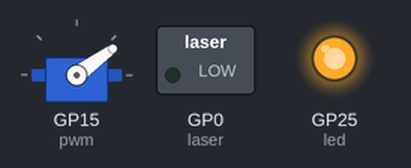
A program run on a simulated Raspberry Pi Pico running MicroPython. Shown: servo, switched loads named in the program (green lamp = pin HIGH), output pins drawn as LEDs (lit = HIGH). Servo angles are drawn from the pulse width (0.5 ms = 0°, 2.5 ms = 180°).

Above: at 0.05 s.
At 2.05 s:
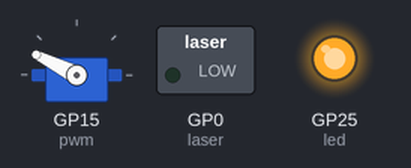
At 3.95 s:
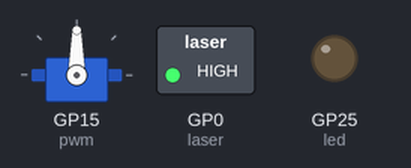
Timing chart, 0 to 5.2 s (numbered marks = the images above):
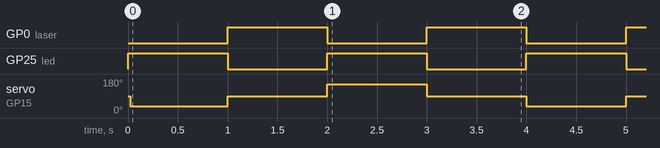

Measured:
- by itself, GP0 (laser), GP25 (led): alternates HIGH for 1.0 s and LOW for 1.0 s
- by itself, servo on GP15 (pwm): repeats every 4.0 s: 90° 1.0 s, 153° 1.0 s, 90° 1.0 s, 36° 1.0 s

The program:

laserledservo.py
```python
from machine import Pin, PWM
import utime
led = Pin(25, Pin.OUT)
laser = Pin(0, Pin.OUT)
pwm = PWM(Pin(15))
pwm.freq(50)
led.value(0)
laser.value(0)

MID = 1500000
MIN = 900000
MAX = 2200000
timer = 1
pwm.duty_ns(MID)

while True:
    pwm.duty_ns(MIN)
    led.value(1)
    laser.value(0)
    utime.sleep(timer)

    pwm.duty_ns(MID)
    led.value(0)
    laser.value(1)
    utime.sleep(timer)

    pwm.duty_ns(MAX)
    led.value(1)
    laser.value(0)
    utime.sleep(timer)

    pwm.duty_ns(MID)
    led.value(0)
    laser.value(1)
    utime.sleep(timer)
    
```
